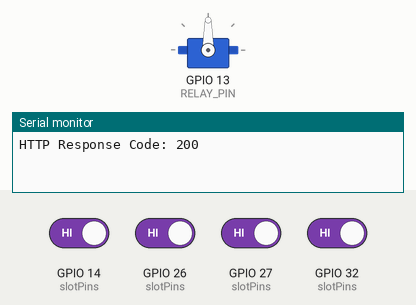
Simulated run of this program. Board: ESP32. Parts: servo, the last lines printed to the serial monitor. The inputs (shaded band) are chosen by the test bench; at power-on: GPIO 14 (slotPins), GPIO 26 (slotPins), GPIO 27 (slotPins), GPIO 32 (slotPins) HIGH. WiFi joins after 1.5 s; servers stay silent unless stated; uploads are accepted with an empty reply.

Above: at 4.8 s.
4.9 s: GPIO 14 (slotPins) driven LOW and GPIO 26 (slotPins) driven LOW and GPIO 27 (slotPins) driven LOW and GPIO 32 (slotPins) driven LOW
At 6.1 s:
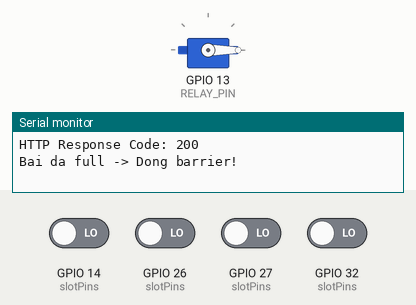
6.4 s: GPIO 14 (slotPins) driven HIGH
At 7.6 s:
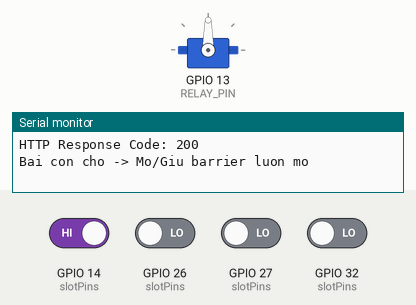
7.9 s: GPIO 14 (slotPins) driven LOW
At 8.4 s:
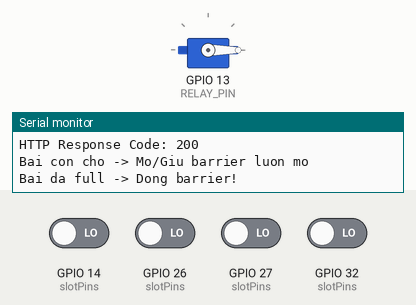
Timing chart, 0 to 10.4 s (numbered marks = the images above; inputs shaded):
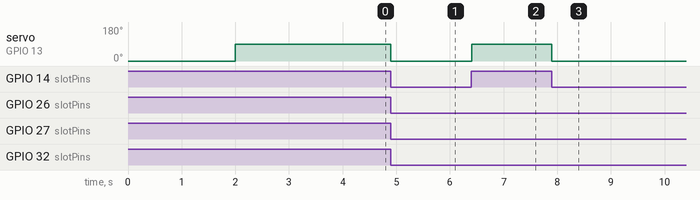

The program:

main.cpp
```cpp
#include <Arduino.h>
#include <WiFi.h>
#include "slot.h"
#include "barrier.h"
#include "api.h"

const char* ssid = "Trunh";
const char* password = "1234567898";

// --- GIỮ NGUYÊN SƠ ĐỒ CHÂN NHƯ CODE ĐẦU TIÊN ---
int slotPins[NUM_SLOTS] = {32, 14, 27, 26}; // 4 chân cảm biến IR cho 4 slot
SlotManager slots(slotPins);

#define RELAY_PIN 13 // Chân điều khiển rào chắn chuyển về chân 13
Barrier barrier(RELAY_PIN);

unsigned long lastSend = 0;
int lastAvailableSpots = -1; // Khởi tạo bằng -1 để ép chạy kiểm tra ngay lần đầu tiên

void connectWiFi() {
    WiFi.begin(ssid, password);
    while (WiFi.status() != WL_CONNECTED) {
        delay(1000);
        Serial.println("Connecting WiFi...");
    }
    Serial.println("WiFi Connected");
}

void setup() {
    Serial.begin(115200);
    connectWiFi();
    slots.begin();
    barrier.begin();

    // Khởi tạo trạng thái ban đầu
    slots.update();
    lastAvailableSpots = slots.getAvailable();

    // Mở rào ngay khi khởi động nếu bãi chưa đầy
    if (lastAvailableSpots > 0) {
        Serial.println("Khoi dong: Bai con cho -> Mo barrier");
        barrier.open();
    } else {
        Serial.println("Khoi dong: Bai da full -> Dong barrier");
        barrier.close();
    }
}

void loop() {
    slots.update();
    int currentAvailable = slots.getAvailable();

    // CHỈ XỬ LÝ KHI SỐ CHỖ TRỐNG CÓ SỰ THAY ĐỔI
    if (currentAvailable != lastAvailableSpots) {

        if (currentAvailable == 0) {
            // Trường hợp 1: Bãi vừa bị lấp đầy hoàn toàn -> ĐÓNG rào
            Serial.println("Bai da full -> Dong barrier!");
            barrier.close();
        }
        else {
            // Trường hợp 2: Bãi từ trạng thái FULL chuyển sang CÒN CHỖ -> MỞ rào lại
            // Hoặc số chỗ trống thay đổi nhưng vẫn còn chỗ -> Cứ giữ rào mở
            Serial.println("Bai con cho -> Mo/Giu barrier luon mo");
            barrier.open();
        }

        // Cập nhật lại trạng thái để tránh lặp lại logic
        lastAvailableSpots = currentAvailable;
    }

    // --- XOÁ HOẶC COMMENT HÀM AUTO CLOSE ---
    // barrier.autoClose(5000); // Không dùng nữa vì muốn barrier luôn mở

    // Gửi dữ liệu lên API mỗi 5 giây
    if (millis() - lastSend > 3000) {
        sendParkingData(
            currentAvailable,
            slots.toJSON()
        );
        lastSend = millis();
    }
}
```

api.cpp
```cpp
#include <WiFi.h>
#include <HTTPClient.h>
#include "api.h"

// Bạn nhớ thay đoạn "..." bằng endpoint chuẩn của backend nhé (ví dụ: update)
String serverURL = "http://172.20.10.2:8000/api/update/";

void sendParkingData(int available, String slotJSON) {

    if (WiFi.status() == WL_CONNECTED) {
        HTTPClient http;
        http.begin(serverURL);
        http.addHeader("Content-Type", "application/json");

        // Đóng gói JSON payload
        String body = "{";
        body += "\"available\":";
        body += available;
        body += ",";
        body += "\"slots\":";
        body += slotJSON;
        body += "}";

        // --- THÊM DÒNG NÀY ĐỂ DEBUG TRÊN SERIAL MONITOR ---
        Serial.print("Payload gui len server: ");
        Serial.println(body);

        // Thực hiện gửi POST request
        int response = http.POST(body);

        Serial.print("HTTP Response Code: ");
        Serial.println(response);

        http.end();
    } else {
        Serial.println("Loi: ESP32 chua ket noi duoc WiFi!");
    }
}
```

api.h
```cpp
#ifndef API_H
#define API_H

#include <Arduino.h>

void sendParkingData(
    int available,
    String slotJSON
);

#endif
```

barrier.cpp
```cpp
#include "barrier.h"

// XÓA BỎ 2 DÒNG KHAI BÁO BIẾN TOÀN CỤC Ở ĐÂY

Barrier::Barrier(int pin, int openA, int closeA) {
    servoPin = pin;
    openAngle = openA;
    closeAngle = closeA;
    openTime = 0;   // Khởi tạo giá trị ban đầu cho thuộc tính của class
    isOpened = false;
}

void Barrier::begin() {
    // Để điều khiển Servo mượt hơn trên ESP32, nên cài thêm độ rộng xung (500, 2400)
    servo.setPeriodHertz(50);
    servo.attach(servoPin, 500, 2400);
    close();
}

void Barrier::open() {
    servo.write(openAngle);
    isOpened = true;        // Sửa từ isOpen thành isOpened
    openTime = millis();    // Lúc này sẽ ghi vào thuộc tính private của class
}

void Barrier::close() {
    servo.write(closeAngle);
    isOpened = false;       // Sửa từ isOpen thành isOpened
}

void Barrier::autoClose(unsigned long delayTime) {
    // Chỉ tự động đóng nếu rào đang mở và đã quá thời gian delayTime
    if (isOpened && (millis() - openTime > delayTime)) {
        close();
    }
}
```

barrier.h
```cpp
#ifndef BARRIER_H
#define BARRIER_H

#include <Arduino.h>
#include <ESP32Servo.h>

class Barrier {
private:

    Servo servo;
    int servoPin;
    int openAngle;
    int closeAngle;
    unsigned long openTime;
    bool isOpened;

public:

    Barrier(int pin, int openA = 90, int closeA = 0);
    void begin();
    void open();
    void close();
    void autoClose(unsigned long delayTime);
};

#endif
```

slot.cpp
```cpp
#include "slot.h"

SlotManager::SlotManager(int slotPins[NUM_SLOTS]) {
    for (int i = 0; i < NUM_SLOTS; i++) {
        pins[i] = slotPins[i];
        occupied[i] = false;
    }
}

void SlotManager::begin() {
    for (int i = 0; i < NUM_SLOTS; i++) {
        // SỬA TỪ INPUT THÀNH INPUT_PULLUP ĐỂ CHÂN ĐỌC KHÔNG BỊ NHIỄU LƠ LỬNG
        pinMode(pins[i], INPUT_PULLUP);
    }
}

void SlotManager::update() {
    for (int i = 0; i < NUM_SLOTS; i++) {
        int value = digitalRead(pins[i]);
        if (value == LOW)
            occupied[i] = true;   // Có xe che khuất
        else
            occupied[i] = false;  // Trống
    }
}

bool SlotManager::isOccupied(int index) {
    return occupied[index];
}

int SlotManager::getAvailable() {
    int count = 0;
    for (int i = 0; i < NUM_SLOTS; i++) {
        if (!occupied[i])
            count++;
    }
    return count;
}

String SlotManager::toJSON() {
    String json = "{";
    for (int i = 0; i < NUM_SLOTS; i++) {
        json += "\"slot";
        json += i;
        json += "\":";
        json += occupied[i] ? "1" : "0";
        if (i < NUM_SLOTS - 1)
            json += ",";
    }
    json += "}";
    return json;
}
```

slot.h
```cpp
#ifndef SLOT_H
#define SLOT_H

#include <Arduino.h>

// SỬA TỪ 5 THÀNH 4 ĐỂ ĐỒNG BỘ VỚI SƠ ĐỒ 4 CHÂN CẢM BIẾN
#define NUM_SLOTS 4

class SlotManager {
private:
    int pins[NUM_SLOTS];
    bool occupied[NUM_SLOTS];

public:
    SlotManager(int slotPins[NUM_SLOTS]);
    void begin();
    void update();
    bool isOccupied(int index);
    int getAvailable();
    String toJSON();
};

#endif
```

Measured:
- after the input at 4.9 s, servo on GPIO 13 (RELAY_PIN): 90° → 0° at once
- after the input at 6.4 s, servo on GPIO 13 (RELAY_PIN): 0° → 90° at once
- after the input at 7.9 s, servo on GPIO 13 (RELAY_PIN): 90° → 0° at once
